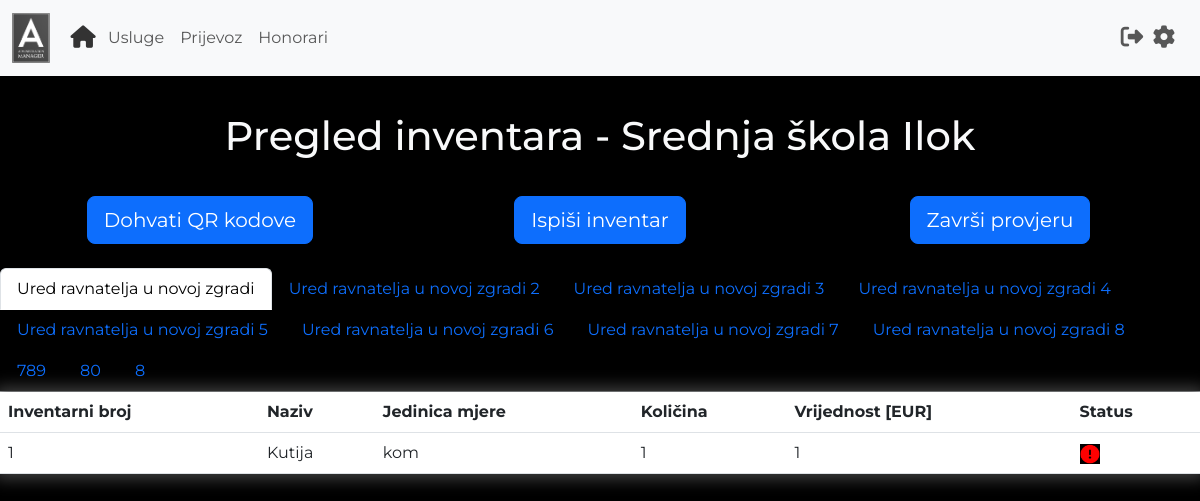
Before: /view_inventory (signed in) with the older database file.
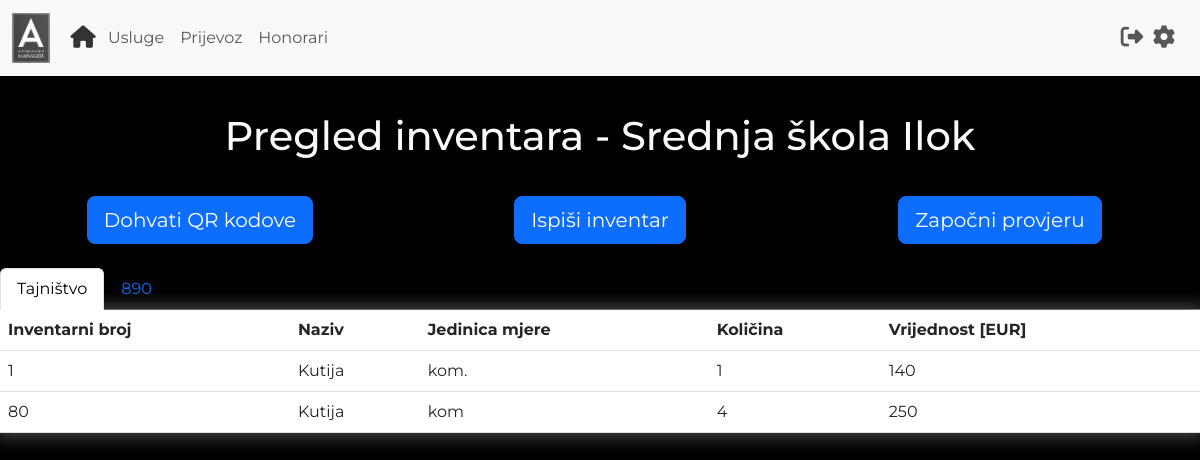
After: the same page with the newer database file.
### main.py (models this page shows)
class User(UserMixin, db.Model):
    id = db.Column(db.Integer, primary_key=True)
    username = db.Column(db.String(100), unique=True)
    password = db.Column(db.String(100))
    name = db.Column(db.String(100))
    surname = db.Column(db.String(100))
    organisation = db.Column(db.String(100))
    work_address = db.Column(db.String(100))
    home_address = db.Column(db.String(100))
    travel_distance = db.Column(db.Float)
    transportation_fee = db.Column(db.Float)

class Inventory(db.Model):
    id = db.Column(db.Integer, primary_key=True)
    inventory_number = db.Column(db.String(100), unique=True)
    name = db.Column(db.String(100))
    unit = db.Column(db.String(100))
    amount = db.Column(db.String(100))
    value = db.Column(db.String(100))
    location = db.Column(db.String(100))
    organisation = db.Column(db.String(100))
    item_status = db.Column(db.Boolean)  # True if inventory check is active and item is checked

### main.py (the view)
@app.route("/view_inventory")
@login_required
def view_inventory():
    form = InventoryCheckForm()
    if InventoryCheckHistory.query.filter_by(organisation=current_user.organisation).first():
        status = InventoryCheckHistory.query.filter_by(organisation=current_user.organisation).first().inventory_check
    else:
        status = False
    inventory = Inventory.query.filter_by(organisation=current_user.organisation).all()
    locations = []
    inventory_by_location = []
    for item in inventory:
        if item.location not in locations:
            inventory_list = []
            locations.append(item.location)
            for i in Inventory.query.filter_by(organisation=current_user.organisation, location=item.location).all():
                inventory_list.append(i)
            inventory_by_location.append(inventory_list)
    return render_template('viewInventory.html', organisation=current_user.organisation, locations=locations,
                           data=inventory_by_location, status=status, form=form)

### main.py
class InventoryCheckForm(FlaskForm):
    start_check = SubmitField(label='Započni provjeru', id='start_check')
    end_check = SubmitField(label='Završi provjeru', id='finish_check')
    generate_qrs = SubmitField(label='Dohvati QR kodove', id='generate_qrs')
    print_inventory = SubmitField(label='Ispiši inventar', id='print_inventory')

### main.py (called while the page is built)
@login_manager.user_loader
def load_user(user_id):
    return User.query.get(int(user_id))

### templates/viewInventory.html (shortened to what this page needs)
{% extends "base.html" %}
{% block content %}
{% include 'header.html' %}
<h1 class="text-center text-light" style="margin-top: 3%; margin-bottom: 3%;">
    Pregled inventara - {{organisation}}
</h1>
<div class="text-center div-forms">
    <form class="custom-forms" action="{{url_for('generate_qr_codes')}}">
        {{form.generate_qrs(class='btn btn-lg btn-primary')}}
    </form>
    <form class="custom-forms" action="{{url_for('print_inventory')}}">
        {{form.print_inventory(class='btn btn-lg btn-primary')}}
    </form>
    <form class="custom-forms" onsubmit="return confirm('Jeste li sigurni da želite nastaviti?')"  action="{{url_for('inventory_check_status')}}">
        {% if status == False %}
            {{form.start_check(class='btn btn-lg btn-primary')}}
        {% else %}
            {{form.end_check(class='btn btn-lg btn-primary')}}
    </form>
        {% endif %}
</div>
<ul class="nav nav-tabs" id="myTab" role="tablist">
    {% for i in range (0, locations|length) %}
    {% if i != 0 %}
    <li class="nav-item" role="presentation">
        <button class="nav-link" id={{locations[i]|replace('','-')+'-tab'}} data-bs-toggle="tab" data-bs-target={{"#"+locations[i]|replace(' ','-')+'-pane'}} type="button"
        role="tab" aria-controls={{locations[i]|replace(' ','-')+'-tab-pane'}} aria-selected="true">
        {{locations[i]}}</button>
    </li>
    {% else %}
    <li class="nav-item" role="presentation">
        <button class="nav-link active" id={{locations[i]|replace('','-')+'-tab'}} data-bs-toggle="tab" data-bs-target={{"#"+locations[i]|replace(' ','-')+'-pane'}} type="button"
        role="tab" aria-controls={{locations[i]|replace(' ','-')+'-tab-pane'}} aria-selected="true">
        {{locations[i]}}</button>
    </li>
    {% endif %}
    {% endfor %}
</ul>
<div class="tab-content" id="myTabContent">
    {% for i in range(0, locations|length) %}
    {% if i != 0 %}
    <div aria-labelledby={{locations[i]|replace('','-')+"-tab"}} class="tab-pane fade text-light" id={{locations[i]|replace(' ','-')+"-pane"}} role="tabpanel"
    tabindex="0">
    {% else %}
    <div aria-labelledby={{locations[i]|replace('','-')+"-tab"}} class="tab-pane fade active show text-light" id={{locations[i]|replace(' ','-')+"-pane"}}
    role="tabpanel" tabindex="0">
    {% endif %}
    <table class="table text-light">
        <thead>
        <tr>
            <th scope="col">Inventarni broj</th>
            <th scope="col">Naziv</th>
            <th scope="col">Jedinica mjere</th>
            <th scope="col">Količina</th>
            <th scope="col">Vrijednost [EUR]</th>
            {% if status == True %}
            <th scope="col"> Status</th>
            {% endif %}
        </tr>
        </thead>
        <tbody>
        {% for item in data[i] %}
        <tr>
            <td> {{item.inventory_number}}</td>
            <td> {{item.name}}</td>
            <td> {{item.unit}}</td>
            <td> {{item.amount}}</td>
            <td> {{item.value}}</td>
            {% if status == True %}
                {% if item.item_status == True %}
                    <td>
                        <img class="image-status" src="{{url_for('static',filename='images/found.PNG')}}" alt="">
                    </td>
                {% else %}
                    <td>
                        <img class="image-status" src="{{url_for('static',filename='images/missing.PNG')}}" alt="">
                    </td>
                {% endif %}
            {% endif %}
        </tr>
        {% endfor %}
        </tbody>
    </table>
</div>
{% endfor %}
{% endblock %}

### templates/base.html (shortened to what this page needs)
<!DOCTYPE html>
<html lang="en">
<head>
    <link href="https://cdn.jsdelivr.net/npm/bootstrap@5.3.0-alpha1/dist/css/bootstrap.min.css"
 rel="stylesheet">
    <link href="{{url_for('static', filename='style.css')}}" rel="stylesheet">
</head>
<body>
{% block content %}
{% endblock %}
</body>
</html>

### templates/header.html (shortened to what this page needs)
<nav class="navbar navbar-expand-lg bg-body-tertiary">
    <div class="container-fluid">
        <a class="navbar-brand disabled"><img alt="Logo" class="img-fluid"
                                              src="{{url_for('static', filename='images/logo2.png')}}"
                                              style="height: 50px;"></a>
        <div class="collapse navbar-collapse" id="navbarSupportedContent">
            <ul class="navbar-nav me-auto mb-2 mb-lg-0">
                <li class="nav-item">
                    <a aria-current="page" class="nav-link active" href="{{url_for('view_services')}}"
                       style="color: #333333; transform:scale(1.4);"><i class="fa-sharp fa-solid fa-house"></i></a>
                </li>
                <li class="nav-item">
                    <a class="nav-link" href="{{url_for('view_services')}}">Usluge</a>
                </li>
                <li class="nav-item">
                    <a class="nav-link" href="{{url_for('travel_expense')}}">Prijevoz</a>
                </li>
                <li class="nav-item">
                    <a class="nav-link" href="{{url_for('honorarium')}}">Honorari</a>
                </li>
            </ul>
            <ul class="navbar-nav me-2 mb-2 mb-lg-0">
                <li class="nav-item">
                    <a class="nav-link" href="{{url_for('logout')}}"><i class="fa-solid fa-right-from-bracket"
                                                                        style="transform:scale(1.4);"></i></a>
                </li>
                <li class="nav-item">
                    <a class="nav-link" href="{{url_for('settings')}}"><i class="fa-sharp fa-solid fa-gear"
                                                                          style="transform:scale(1.4);"></i></a>
                </li>
            </ul>
        </div>
    </div>
</nav>

### static/style.css (style rules this page uses)
body { background-color: black; font-family: 'Montserrat', sans-serif; }
ul { list-style-type: none; list-style-position: inside; }
.table { -moz-box-shadow: 0px 0px 15px 5px #404040; -webkit-box-shadow: 0px 0px 15px 5px #404040; box-shadow: 0px 0px 15px 5px #404040; }
.div-forms { margin-bottom: 2%; display: flex; justify-content: space-around; }
.custom-forms { width: 100%; margin; 5px; }

Changed rows visible on the page:
removed Inventory: location "Ured ravnatelja u novoj zgradi 4"
removed Inventory: location "Ured ravnatelja u novoj zgradi 5"
removed Inventory: location "Ured ravnatelja u novoj zgradi 6"
removed Inventory: location "Ured ravnatelja u novoj zgradi 7"
removed Inventory: location "Ured ravnatelja u novoj zgradi 8"
removed Inventory: location "789"
removed Inventory: location "80"
changed Inventory: unit "kom" → "kom."; value "1" → "140"
now on one of the page's lists (row edited): Inventory: inventory_number "80", name "Kutija", unit "kom", amount "4", value "250"
Other visible differences:
form field start_check: (not shown) → "Započni provjeru"
form field end_check: "Završi provjeru" → (not shown)
new list line: "Tajništvo"
new list line: "890"
list line gone: "Ured ravnatelja u novoj zgradi"
list line gone: "Ured ravnatelja u novoj zgradi 2"
list line gone: "Ured ravnatelja u novoj zgradi 3"
list line gone: "8"
list line gone: "Status"
